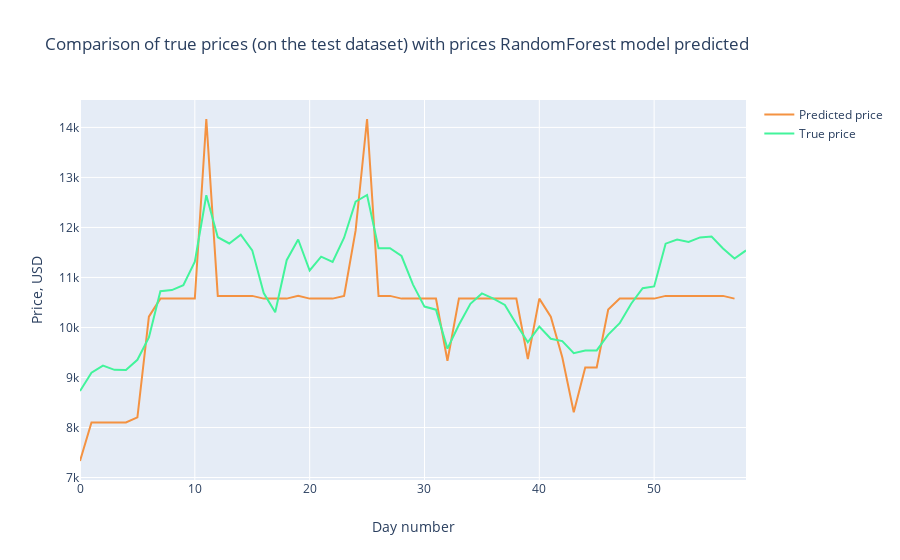

The notebook cell saved with this chart:
### Markdown cell above
### Performance Plot

### Code cell
prediction_inverse = scaler.inverse_transform(pred_rf.reshape(-1, 1))
Y_test_inverse = scaler.inverse_transform(y_test.reshape(-1, 1))
prediction2_inverse = np.array(prediction_inverse[:,0][1:])
Y_test2_inverse = np.array(Y_test_inverse[:,0])

trace1 = go.Scatter(
    x = np.arange(0, len(prediction2_inverse), 1),
    y = prediction2_inverse,
    mode = 'lines',
    name = 'Predicted price',
    hoverlabel= dict(namelength=-1),
    line = dict(color=('rgb(244, 146, 65)'), width=2)
)
trace2 = go.Scatter(
    x = np.arange(0, len(Y_test2_inverse), 1),
    y = Y_test2_inverse,
    mode = 'lines',
    name = 'True price',
    line = dict(color=('rgb(66, 244, 155)'), width=2)
)

data = [trace1, trace2]
layout = dict(title = 'Comparison of true prices (on the test dataset) with prices RandomForest model predicted',
             xaxis = dict(title = 'Day number'), yaxis = dict(title = 'Price, USD'))
fig = dict(data=data, layout=layout)
py.iplot(fig, filename='results_demonstrating0')

### Figure 1 — Plotly figure (JSON) as saved in the notebook; plotly's stock layout.template omitted (floating-point values rounded to 4 significant figures)
{"data": [{"hoverlabel": {"namelength": -1}, "line": {"color": "rgb(244, 146, 65)", "width": 2}, "mode": "lines", "name": "Predicted price", "type": "scatter", "x": [0, 1, 2, 3, 4, 5, 6, 7, 8, 9, 10, 11, 12, 13, 14, 15, 16, 17, 18, 19, 20, 21, 22, 23, 24, 25, 26, 27, 28, 29, 30, 31, 32, 33, 34, 35, 36, 37, 38, 39, 40, 41, 42, 43, 44, 45, 46, 47, 48, 49, 50, 51, 52, 53, 54, 55, 56, 57], "y": [7330.0, 8099.0, 8099.0, 8099.0, 8099.0, 8203.0, 10220.0, 10580.0, 10580.0, 10580.0, 10580.0, 14170.0, 10630.0, 10630.0, 10630.0, 10630.0, 10580.0, 10580.0, 10580.0, 10630.0, 10580.0, 10580.0, 10580.0, 10630.0, 11940.0, 14170.0, 10630.0, 10630.0, 10580.0, 10580.0, 10580.0, 10580.0, 9335.0, 10580.0, 10580.0, 10580.0, 10580.0, 10580.0, 10580.0, 9370.0, 10580.0, 10220.0, 9404.0, 8305.0, 9199.0, 9199.0, 10360.0, 10580.0, 10580.0, 10580.0, 10580.0, 10630.0, 10630.0, 10630.0, 10630.0, 10630.0, 10630.0, 10580.0]}, {"line": {"color": "rgb(66, 244, 155)", "width": 2}, "mode": "lines", "name": "True price", "type": "scatter", "x": [0, 1, 2, 3, 4, 5, 6, 7, 8, 9, 10, 11, 12, 13, 14, 15, 16, 17, 18, 19, 20, 21, 22, 23, 24, 25, 26, 27, 28, 29, 30, 31, 32, 33, 34, 35, 36, 37, 38, 39, 40, 41, 42, 43, 44, 45, 46, 47, 48, 49, 50, 51, 52, 53, 54, 55, 56, 57, 58], "y": [8728.0, 9095.0, 9236.0, 9153.0, 9148.0, 9353.0, 9801.0, 10720.0, 10750.0, 10850.0, 11320.0, 12640.0, 11800.0, 11680.0, 11850.0, 11540.0, 10690.0, 10300.0, 11350.0, 11760.0, 11140.0, 11420.0, 11310.0, 11790.0, 12510.0, 12650.0, 11580.0, 11580.0, 11430.0, 10860.0, 10420.0, 10360.0, 9577.0, 10050.0, 10470.0, 10680.0, 10580.0, 10450.0, 10070.0, 9703.0, 10020.0, 9775.0, 9728.0, 9485.0, 9539.0, 9540.0, 9858.0, 10090.0, 10480.0, 10780.0, 10820.0, 11680.0, 11760.0, 11710.0, 11800.0, 11820.0, 11580.0, 11380.0, 11540.0]}], "layout": {"title": {"text": "Comparison of true prices (on the test dataset) with prices RandomForest model predicted"}, "xaxis": {"title": {"text": "Day number"}}, "yaxis": {"title": {"text": "Price, USD"}}}}
